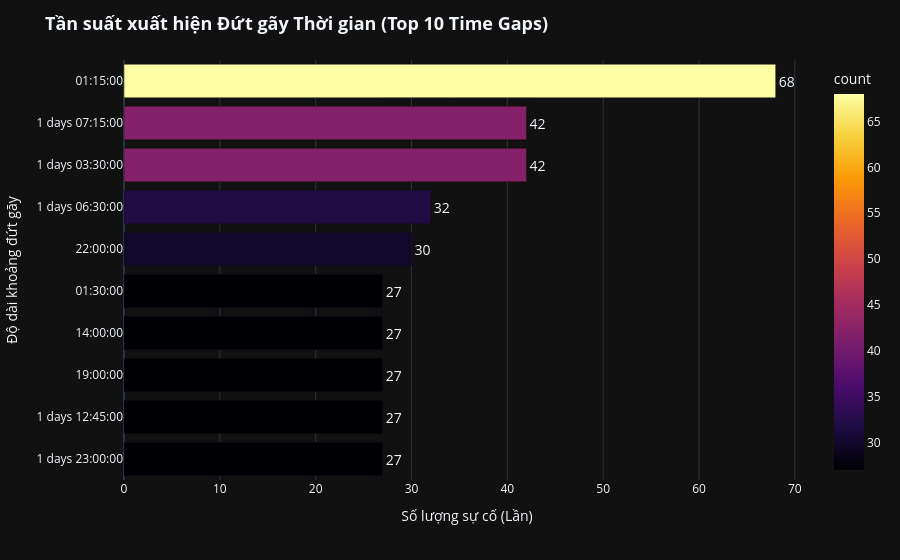

Source (notebook cell):
### Markdown cell above
### 6.3. Báo cáo Tần suất Đứt gãy thời gian (Time Gaps Severity)
Biểu đồ thanh ngang với màu sắc theo cấp độ (Heatmap-style Bar) cảnh báo trực quan về những lỗ hổng lớn nhất trong Data.

### Code cell
gaps_counts = gaps.value_counts().head(10).reset_index()
gaps_counts.columns = ['gap_duration', 'count']
# Chuẩn hóa text hiển thị
gaps_counts['gap_duration'] = gaps_counts['gap_duration'].astype(str).str.replace('0 days ', '')

fig = px.bar(
    gaps_counts, x='count', y='gap_duration', orientation='h',
    text='count', color='count',
    color_continuous_scale=px.colors.sequential.Inferno
)

fig.update_layout(
    title="<b>Tần suất xuất hiện Đứt gãy Thời gian (Top 10 Time Gaps)</b>",
    title_font_size=18,
    xaxis_title="Số lượng sự cố (Lần)",
    yaxis_title="Độ dài khoảng đứt gãy",
    yaxis={'categoryorder':'total ascending'}
)
fig.update_traces(textposition='outside', textfont_size=14)
fig.show()

### Figure 1 — Plotly figure (JSON) as saved in the notebook; plotly's stock layout.template omitted (floating-point values rounded to 4 significant figures)
{"data": [{"hovertemplate": "count=%{marker.color}<br>gap_duration=%{y}<extra></extra>", "legendgroup": "", "marker": {"color": [68, 42, 42, 32, 30, 27, 27, 27, 27, 27], "coloraxis": "coloraxis", "pattern": {"shape": ""}}, "name": "", "orientation": "h", "showlegend": false, "text": [68.0, 42.0, 42.0, 32.0, 30.0, 27.0, 27.0, 27.0, 27.0, 27.0], "textfont": {"size": 14}, "textposition": "outside", "type": "bar", "x": [68, 42, 42, 32, 30, 27, 27, 27, 27, 27], "xaxis": "x", "y": ["01:15:00", "1 days 03:30:00", "1 days 07:15:00", "1 days 06:30:00", "22:00:00", "1 days 23:00:00", "1 days 12:45:00", "19:00:00", "14:00:00", "01:30:00"], "yaxis": "y"}], "layout": {"barmode": "relative", "coloraxis": {"autocolorscale": false, "colorbar": {"title": {"text": "count"}}, "colorscale": [[0, "#000004"], [0.1111, "#1b0c41"], [0.2222, "#4a0c6b"], [0.3333, "#781c6d"], [0.4444, "#a52c60"], [0.5556, "#cf4446"], [0.6667, "#ed6925"], [0.7778, "#fb9b06"], [0.8889, "#f7d13d"], [1, "#fcffa4"]]}, "legend": {"tracegroupgap": 0}, "margin": {"t": 60}, "title": {"font": {"size": 18}, "text": "<b>Tần suất xuất hiện Đứt gãy Thời gian (Top 10 Time Gaps)</b>"}, "xaxis": {"anchor": "y", "domain": [0, 1], "title": {"text": "Số lượng sự cố (Lần)"}}, "yaxis": {"anchor": "x", "categoryorder": "total ascending", "domain": [0, 1], "title": {"text": "Độ dài khoảng đứt gãy"}}}}
